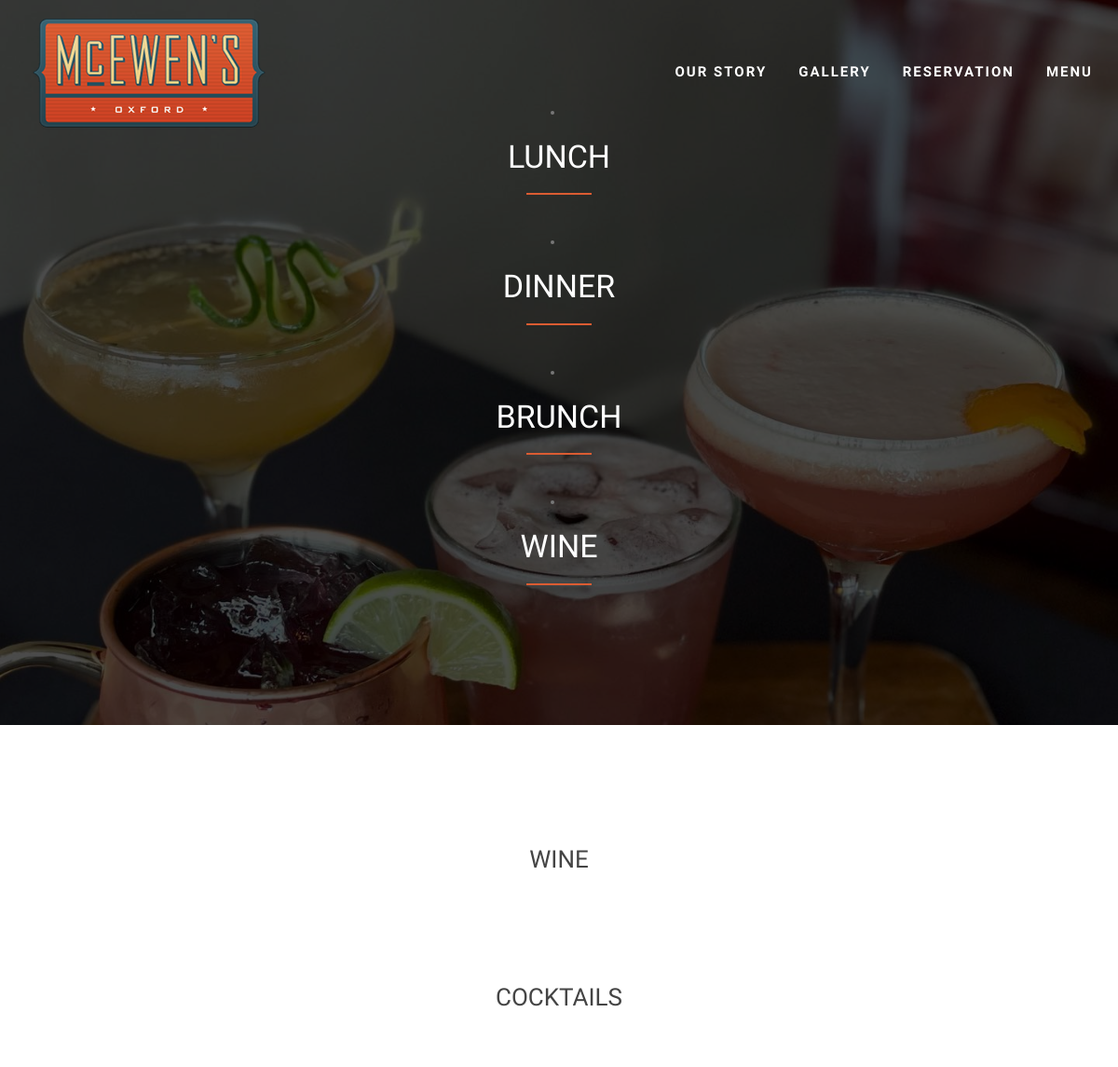
/wine/, run on an earlier commit of the app's database.
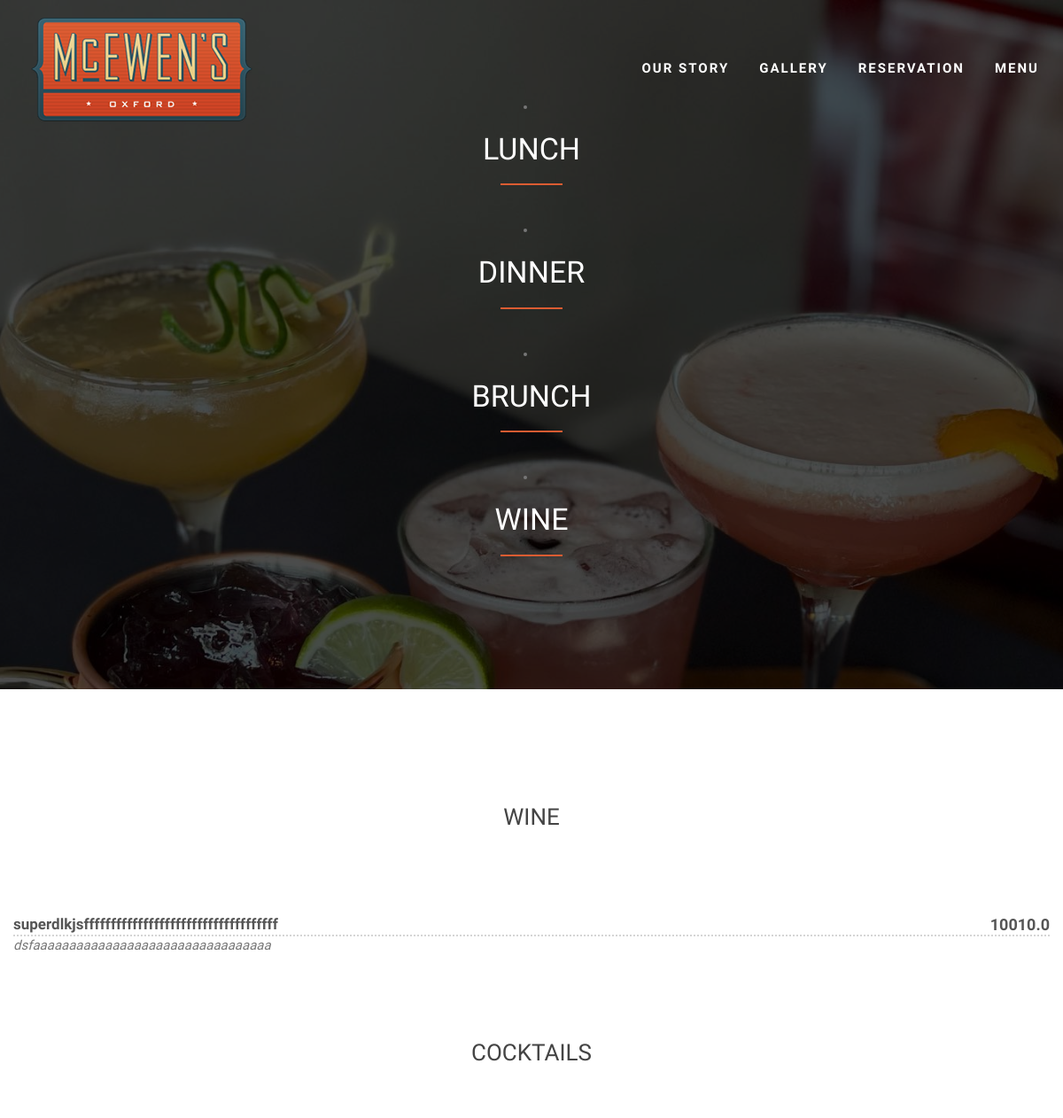
And on a later commit of the database.
### mcewens/models.py (models this page shows)
class MenuItem(models.Model):
    name = models.CharField(max_length=50)
    CATEGORY_CHOICES = (
        ("Brunch", "Brunch"),
        ("Lunch", "Lunch"),
        ("Dinner", "Dinner"),
        ("Wine and Cocktails", "Wine and Cocktails"),
    )
    category = models.CharField(choices=CATEGORY_CHOICES, max_length=50)
    TYPE_CHOICES = (
        ("Appetizers", "Appetizers"),
        ("Salads", "Salads"),
        ("Soups", "Soups"),
        ("Entrees", "Entrees"),
        ("Sandwiches", "Sandwiches"),
        ("Wine", "Wine"),
        ("Cocktails", "Cocktails"),
    )
    item_type = models.CharField(choices=TYPE_CHOICES, max_length=50, blank=True)
    description = models.TextField(max_length=200, blank=True)
    price = models.CharField(max_length=50)
    CURRENT_CHOICES = (
        (1, "On menu"),
        (0, "Not on menu"),
    )
    current = models.IntegerField(default=1, choices=CURRENT_CHOICES)
    class Meta:
        unique_together = ("name", "category")

### mcewens/views.py (the view)
# urls.py: path("wine/", wine_view, name="wine"),
def wine_view(request):
    TYPES = ("Wine", "Cocktails")
    wine_item = get_current_by_category("Wine and Cocktails").values()
    return render(request, "wine.html", {"types": TYPES, "items": wine_item})

### mcewens/models.py (called while the page is built)
def get_current_by_category(cat):
    return MenuItem.objects.filter(category=cat, current=1)

### mcewens/templates/wine.html (shortened to what this page needs)
{% extends 'index.html' %} {% block content%}
<div id="restaurant-menu-wine">
  <div class="section-title text-center center">
    <div class="overlay">
      <li>
        <a id="lunch-link" href="{% url 'lunch' %}" class="page-scroll">
          <h2>Lunch</h2>
        </a>
      </li>
      <hr />
      <li>
        <a id="dinner-link" href="{% url 'dinner' %}" class="page-scroll">
          <h2>Dinner</h2>
        </a>
      </li>
      <hr />
      <li>
        <a id="brunch-link" href="{% url 'brunch' %}" class="page-scroll">
          <h2>Brunch</h2>
        </a>
      </li>
      <hr />
      <li>
        <a id="wine-link" href="{% url 'wine' %}" class="page-scroll">
          <h2>Wine</h2>
        </a>
      </li>
      <hr />
    </div>
  </div>
  <div class="container">
    <div class="row">
   {% for type in types %}
      <div class="container">
        <div class="row">
           <div class="overlay">
            <h2 class="menu-section-title">{{ type }}</h2>
            <div class="overlay">
              <div class="container">
                <div class="row">
                    {% for item in items %} {% if item.item_type == type %}
                    <div class="menu-item">
                      <div class="menu-item-name">{{ item.name }}</div>
                      <div class="menu-item-price">{{ item.price }}</div>
                      <div class="menu-item-description">{{ item.description }}</div>
                    </div>
                    {% endif %} {% endfor %} {% endfor %}
                  </div>
                  {% endblock content%}

What changed in the data, as far as the page shows it:
added MenuItem: name "superdlkjsffffffffffffffffffffffffffffffffffff", price "10010.0", description "dsfaaaaaaaaaaaaaaaaaaaaaaaaaaaaaaaaa"
